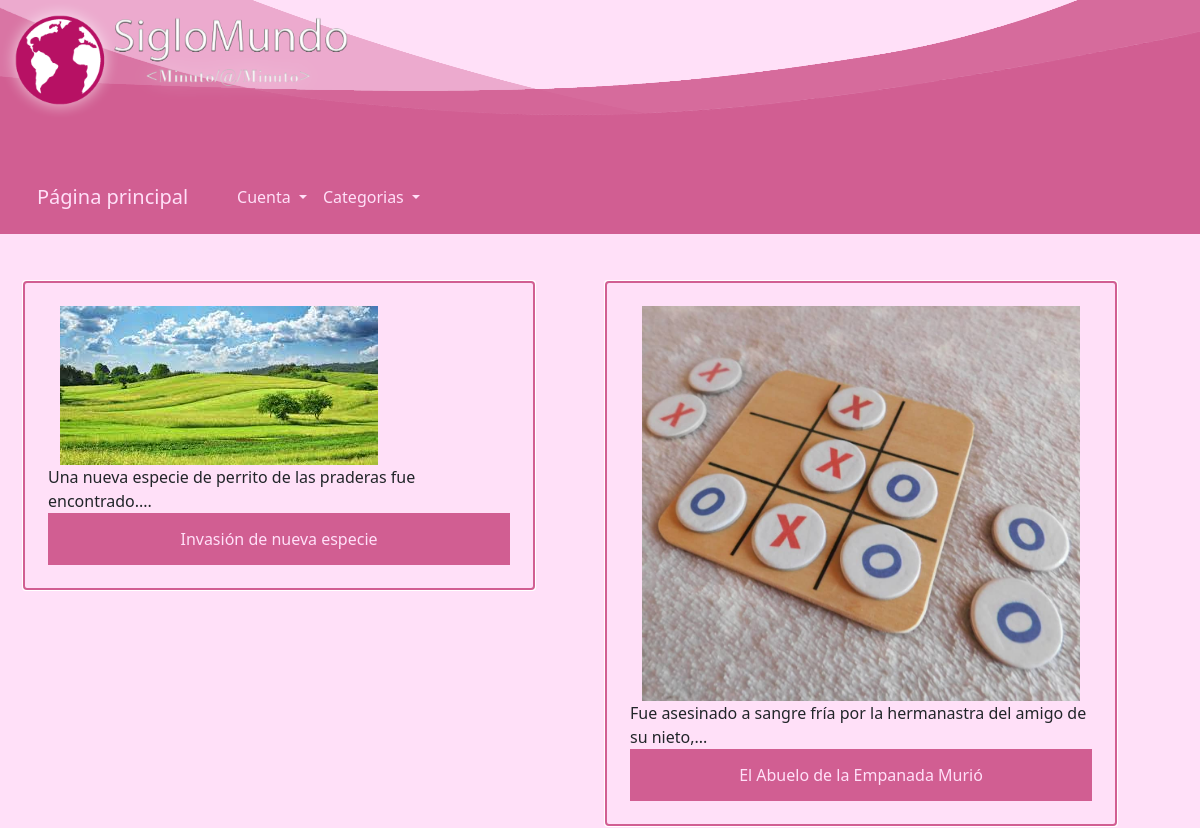
The app's page /categorias/misterios, older data.
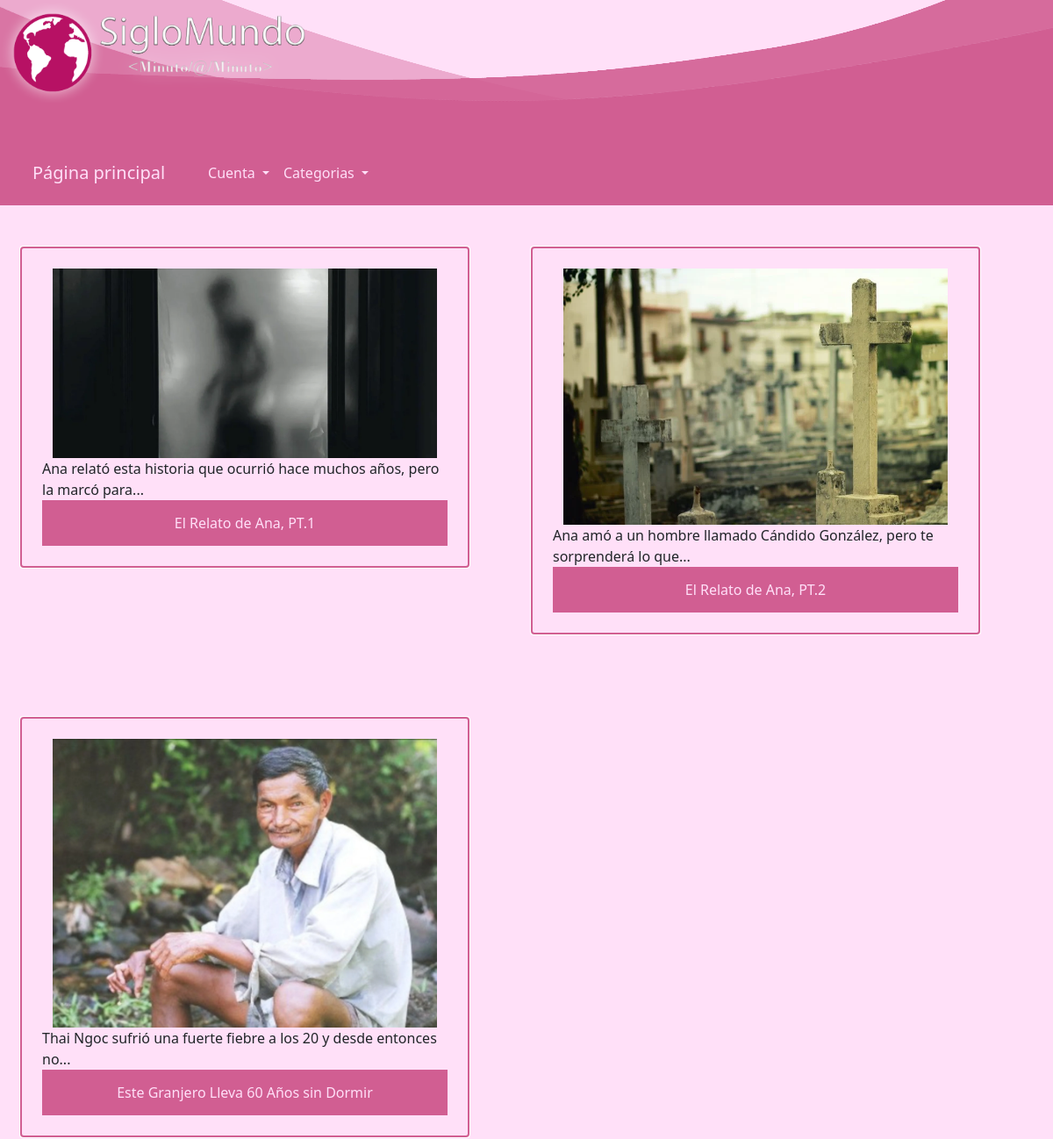
The same page, newer data.
### app.py (models this page shows)
class Noticia(db.Model):
    __tablename__ = "Noticias"
    id = db.Column(db.Integer, primary_key=True)
    titulo = db.Column(db.String(100), nullable=False)
    imagen = db.Column(db.String(500), nullable=False)
    subtitulo = db.Column(db.String(500), nullable=False)
    resaltado = db.Column(db.String(1000), nullable=False)
    columna1 = db.Column(db.String(3000), nullable=False)
    columna2 = db.Column(db.String(3000), nullable=False)
    categoria = db.Column(db.String(20), nullable=False)

### app.py (the view)
@app.route("/categorias/<categoria>")
def ir_a_categoria(categoria):
    noticias_en_categoria = []
    noticias = Noticia.query.all()
    for noticia in noticias:
        if (noticia.categoria == categoria):
            noticias_en_categoria.append(noticia)
    if not noticias_en_categoria:
        return abort(404)
    return render_template("categorias-base.html", noticias=noticias_en_categoria)

### app.py (called while the page is built)
def resumirSubtitulo(noticia):
    i = 0
    maximoPalabras = 12
    resumido = ''
    for caracter in noticia.subtitulo:
        if (caracter == ' '):
            i +=1
        if (i <= maximoPalabras):
            resumido += caracter
        if (i > maximoPalabras):
            break
    return resumido

### templates/categorias-base.html (shortened to what this page needs)
{% extends "navbar.html" %}
{% block head %}
{{ super() }}
{% endblock %}
{% block body %}
{{super()}}
<div class="row no-outline-row align-items-start">
{% for noticia in noticias %}
    <div class="col-md-6">
        <div class="row" data-aos="fade-up"><img class="news-img" src= '/static/img/{{noticia.imagen}}' >
            {{ resumirSubtitulo(noticia) }}...
            <br>
            <a href="{{url_for('ir_a_noticia',id=(noticia.id))}}">{{ noticia.titulo }}</a>
        </div>
    </div>
{% endfor %}
</div>
{% endblock %}

Row changes from the older to the newer data that the page shows:
no longer on this page (row edited): Noticia: imagen (picture), subtitulo "Una nueva especie de perrito de las praderas fue encontrado.", titulo "Invasión de nueva especie"
no longer on this page (row edited): Noticia: imagen (picture), subtitulo "Fue asesinado a sangre fría por la hermanastra del amigo de su nieto,", titulo "El Abuelo de la Empanada Murió"
added Noticia: imagen (picture), subtitulo "Ana relató esta historia que ocurrió hace muchos años, pero la marcó para", titulo "El Relato de Ana, PT.1"
added Noticia: imagen (picture), subtitulo "Ana amó a un hombre llamado Cándido González, pero te sorprenderá lo que", titulo "El Relato de Ana, PT.2"
added Noticia: imagen (picture), subtitulo "Thai Ngoc sufrió una fuerte fiebre a los 20 y desde entonces no", titulo "Este Granjero Lleva 60 Años sin Dormir"
